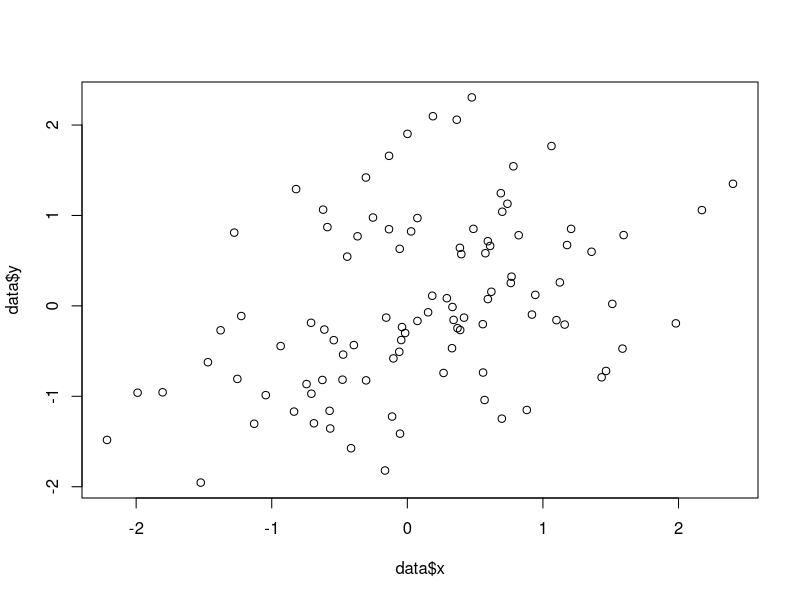
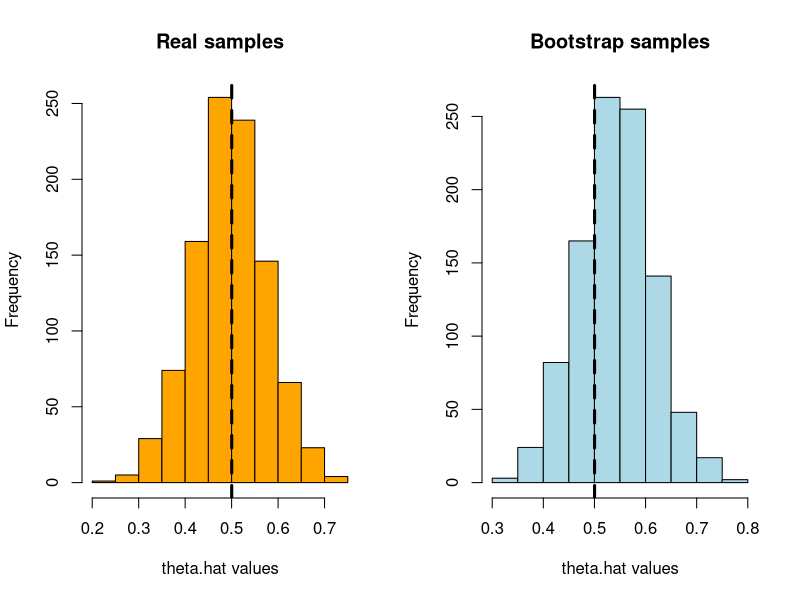
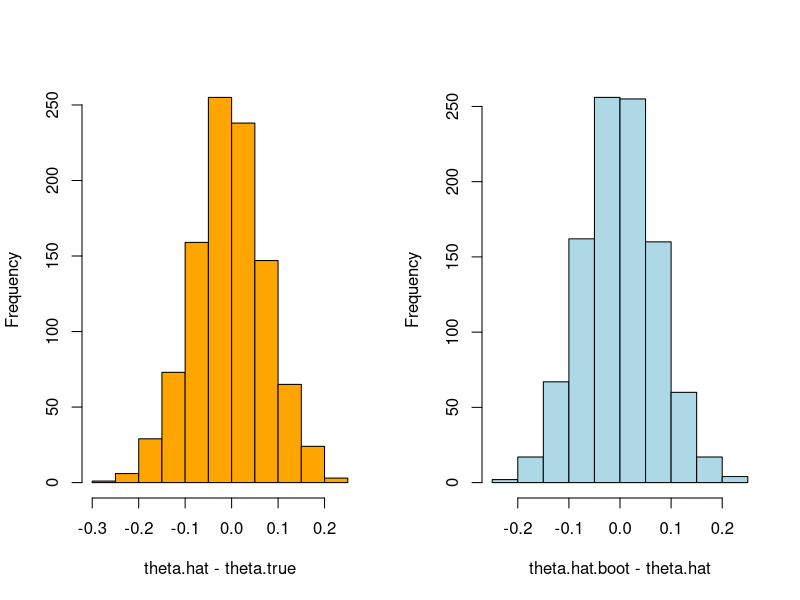
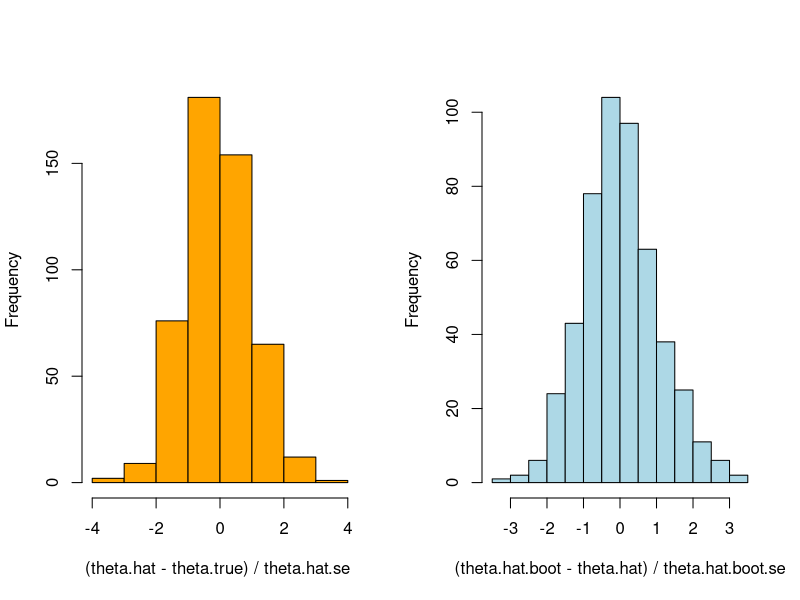

Write R code to recreate these figures, in order.
# Function to generate an (X,Y) pair
gen.xy = function(n, rho=0.4, seed=NULL) {
  if (!is.null(seed)) set.seed(seed)
  z1 = rnorm(n)
  z2 = rnorm(n)
  x = z1
  y = rho*z1 + sqrt(1-rho^2)*z2
  return(list(x=x,y=y))
}

# Function to estimate theta
theta.fn = function(data, index=1:length(data$x)) {
  x = data$x[index]
  y = data$y[index]
  return((var(y)-cov(x,y))/(var(x)+var(y)-2*cov(x,y)))
}

# "True" theta value
theta.true = theta.fn(gen.xy(1e7))

# Sample of n=100 points
n = 100
data = gen.xy(n,seed=1)
plot(data$x,data$y)
theta.hat = theta.fn(data)

# How variable is this theta.hat? Inspect over 1000
# simulations
R = 1000
theta.hat.real = numeric(R)
for (r in 1:R) {
  data.r = gen.xy(n)
  theta.hat.real[r] = theta.fn(data.r)
}
 
par(mfrow=c(1,2))
hist(theta.hat.real, col="orange",
     main="Real samples",
     xlab="theta.hat values")
abline(v=theta.true, lwd=3, lty=2)

# Simulated standard error estimate
sd(theta.hat.real)

##### Bootstrap #####
# Now use 1000 bootstrap simulations 
B = 1000
theta.hat.boot = numeric(B)
for (b in 1:B) {
  index.b = sample(1:n,replace=TRUE)
  theta.hat.boot[b] = theta.fn(data,index.b)
}

hist(theta.hat.boot, col="lightblue", 
     main="Bootstrap samples",
     xlab="theta.hat values")
abline(v=theta.true, lwd=3, lty=2)

# Bootstrap standard error estimate
sd(theta.hat.boot)

# Bootstrap bias estimate
mean(theta.hat.boot) - theta.hat

# Basic boostrap confidence interval
alpha = 0.05
q.lo = quantile(theta.hat.boot, prob=alpha/2)
q.hi = quantile(theta.hat.boot, prob=1-alpha/2)
basic.boot.int = c(2*theta.hat-q.hi, 2*theta.hat-q.lo)

# Plot comparison distributions
par(mfrow=c(1,2))
hist(theta.hat.real-theta.true, col="orange",
     main="", xlab="theta.hat - theta.true")
hist(theta.hat.boot-theta.hat, col="lightblue",
     main="", xlab="theta.hat.boot - theta.hat")
# Wow!

# Studentized bootstrap confidence interval
B = 500
M = 500
theta.hat.boot = numeric(B)
theta.hat.boot.se = numeric(B)
for (b in 1:B) {
  if (b %% 25==0) cat(b,"... ")
  
  index.b = sample(1:n,replace=TRUE)
  theta.hat.boot[b] = theta.fn(data,index.b)

  theta.hat.boot.inner = numeric(M)
  for (m in 1:M) {
    index.m = sample(index.b,replace=TRUE)
    theta.hat.boot.inner[m] = theta.fn(data,index.m)
  }
  theta.hat.boot.se[b] = sd(theta.hat.boot.inner)
}

t = (theta.hat.boot-theta.hat)/theta.hat.boot.se
s = sd(theta.hat.boot)

alpha = 0.05
q.lo = quantile(t, prob=alpha/2)
q.hi = quantile(t, prob=1-alpha/2)
student.boot.int = c(theta.hat-s*q.hi,theta.hat-s*q.lo)

# Plot comparison distributions
# First we actually need to compute a standard error for
# the theta.hat.real estimates
R = 500
theta.hat.real = numeric(R)
theta.hat.real.se = numeric(R)
for (r in 1:R) {
  if (r %% 25==0) cat(b,"... ")
  
  data.r = gen.xy(n)
  theta.hat.real[r] = theta.fn(data.r)
  
  theta.hat.boot.inner = numeric(M)
  for (m in 1:M) {
    index.m = sample(1:n,replace=TRUE)
    theta.hat.boot.inner[m] = theta.fn(data.r,index.m)
  }
  theta.hat.real.se[r] = sd(theta.hat.boot.inner)
}

par(mfrow=c(1,2))
hist((theta.hat.real-theta.true)/theta.hat.real.se, col="orange",
     main="", xlab="(theta.hat - theta.true) / theta.hat.se ")
hist((theta.hat.boot-theta.hat)/theta.hat.boot.se, col="lightblue",
     main="", xlab="(theta.hat.boot - theta.hat) / theta.hat.boot.se")
# Wow again!
